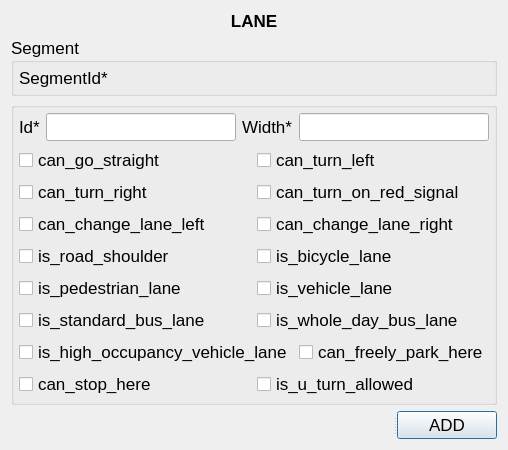
<?xml version="1.0" encoding="UTF-8"?>
<ui version="4.0">
 <class>Lane</class>
 <widget class="QDialog" name="Lane">
  <property name="enabled">
   <bool>true</bool>
  </property>
  <property name="geometry">
   <rect>
    <x>0</x>
    <y>0</y>
    <width>507</width>
    <height>436</height>
   </rect>
  </property>
  <property name="font">
   <font>
    <family>Tahoma</family>
    <pointsize>13</pointsize>
   </font>
  </property>
  <property name="contextMenuPolicy">
   <enum>Qt::DefaultContextMenu</enum>
  </property>
  <property name="windowTitle">
   <string notr="true">iSimGis Converter</string>
  </property>
  <property name="windowOpacity">
   <double>4.000000000000000</double>
  </property>
  <property name="toolTip">
   <string notr="true"/>
  </property>
  <property name="statusTip">
   <string notr="true"/>
  </property>
  <property name="sizeGripEnabled">
   <bool>false</bool>
  </property>
  <layout class="QGridLayout" name="gridLayout_3">
   <item row="0" column="0">
    <layout class="QVBoxLayout" name="verticalLayout">
     <item>
      <widget class="QLabel" name="titleLabel">
       <property name="font">
        <font>
         <pointsize>13</pointsize>
         <weight>75</weight>
         <bold>true</bold>
        </font>
       </property>
       <property name="text">
        <string>LANE</string>
       </property>
       <property name="alignment">
        <set>Qt::AlignCenter</set>
       </property>
      </widget>
     </item>
     <item>
      <widget class="QGroupBox" name="SegmentGroupBox">
       <property name="title">
        <string>Segment</string>
       </property>
       <layout class="QGridLayout" name="gridLayout">
        <property name="leftMargin">
         <number>5</number>
        </property>
        <property name="topMargin">
         <number>5</number>
        </property>
        <property name="rightMargin">
         <number>5</number>
        </property>
        <property name="bottomMargin">
         <number>5</number>
        </property>
        <item row="0" column="0">
         <widget class="QLabel" name="segmentIdLabel">
          <property name="maximumSize">
           <size>
            <width>100</width>
            <height>100</height>
           </size>
          </property>
          <property name="text">
           <string>SegmentId*</string>
          </property>
         </widget>
        </item>
        <item row="0" column="1">
         <widget class="QLabel" name="segmentId">
          <property name="text">
           <string/>
          </property>
         </widget>
        </item>
       </layout>
      </widget>
     </item>
     <item>
      <widget class="QGroupBox" name="attributeGroup">
       <property name="title">
        <string/>
       </property>
       <layout class="QGridLayout" name="gridLayout_2">
        <property name="leftMargin">
         <number>5</number>
        </property>
        <property name="topMargin">
         <number>5</number>
        </property>
        <property name="rightMargin">
         <number>5</number>
        </property>
        <property name="bottomMargin">
         <number>5</number>
        </property>
        <item row="0" column="0">
         <layout class="QHBoxLayout" name="horizontalLayout">
          <item>
           <widget class="QLabel" name="idLabel">
            <property name="text">
             <string>Id*</string>
            </property>
           </widget>
          </item>
          <item>
           <widget class="QLineEdit" name="id"/>
          </item>
          <item>
           <widget class="QLabel" name="widthLabel">
            <property name="text">
             <string>Width*</string>
            </property>
           </widget>
          </item>
          <item>
           <widget class="QLineEdit" name="width"/>
          </item>
         </layout>
        </item>
        <item row="1" column="0">
         <layout class="QHBoxLayout" name="horizontalLayout_2">
          <item>
           <widget class="QCheckBox" name="can_go_straight">
            <property name="text">
             <string>can_go_straight</string>
            </property>
           </widget>
          </item>
          <item>
           <widget class="QCheckBox" name="can_turn_left">
            <property name="text">
             <string>can_turn_left</string>
            </property>
           </widget>
          </item>
         </layout>
        </item>
        <item row="2" column="0">
         <layout class="QHBoxLayout" name="horizontalLayout_3">
          <item>
           <widget class="QCheckBox" name="can_turn_right">
            <property name="text">
             <string>can_turn_right</string>
            </property>
           </widget>
          </item>
          <item>
           <widget class="QCheckBox" name="can_turn_on_red_signal">
            <property name="text">
             <string>can_turn_on_red_signal</string>
            </property>
           </widget>
          </item>
         </layout>
        </item>
        <item row="3" column="0">
         <layout class="QHBoxLayout" name="horizontalLayout_4">
          <item>
           <widget class="QCheckBox" name="can_change_lane_left">
            <property name="text">
             <string>can_change_lane_left</string>
            </property>
           </widget>
          </item>
          <item>
           <widget class="QCheckBox" name="can_change_lane_right">
            <property name="text">
             <string>can_change_lane_right</string>
            </property>
           </widget>
          </item>
         </layout>
        </item>
        <item row="4" column="0">
         <layout class="QHBoxLayout" name="horizontalLayout_5">
          <item>
           <widget class="QCheckBox" name="is_road_shoulder">
            <property name="text">
             <string>is_road_shoulder</string>
            </property>
           </widget>
          </item>
          <item>
           <widget class="QCheckBox" name="is_bicycle_lane">
            <property name="text">
             <string>is_bicycle_lane</string>
            </property>
           </widget>
          </item>
         </layout>
        </item>
        <item row="5" column="0">
         <layout class="QHBoxLayout" name="horizontalLayout_6">
          <item>
           <widget class="QCheckBox" name="is_pedestrian_lane">
            <property name="text">
             <string>is_pedestrian_lane</string>
            </property>
           </widget>
          </item>
          <item>
           <widget class="QCheckBox" name="is_vehicle_lane">
            <property name="text">
             <string>is_vehicle_lane</string>
            </property>
           </widget>
          </item>
         </layout>
        </item>
        <item row="6" column="0">
         <layout class="QHBoxLayout" name="horizontalLayout_7">
          <item>
           <widget class="QCheckBox" name="is_standard_bus_lane">
            <property name="text">
             <string>is_standard_bus_lane</string>
            </property>
           </widget>
          </item>
          <item>
           <widget class="QCheckBox" name="is_whole_day_bus_lane">
            <property name="text">
             <string>is_whole_day_bus_lane</string>
            </property>
           </widget>
          </item>
         </layout>
        </item>
        <item row="7" column="0">
         <layout class="QHBoxLayout" name="horizontalLayout_8">
          <item>
           <widget class="QCheckBox" name="is_high_occupancy_vehicle_lane">
            <property name="text">
             <string>is_high_occupancy_vehicle_lane</string>
            </property>
           </widget>
          </item>
          <item>
           <widget class="QCheckBox" name="can_freely_park_here">
            <property name="text">
             <string>can_freely_park_here</string>
            </property>
           </widget>
          </item>
         </layout>
        </item>
        <item row="8" column="0">
         <layout class="QHBoxLayout" name="horizontalLayout_9">
          <item>
           <widget class="QCheckBox" name="can_stop_here">
            <property name="text">
             <string>can_stop_here</string>
            </property>
           </widget>
          </item>
          <item>
           <widget class="QCheckBox" name="is_u_turn_allowed">
            <property name="text">
             <string>is_u_turn_allowed</string>
            </property>
           </widget>
          </item>
         </layout>
        </item>
       </layout>
      </widget>
     </item>
     <item>
      <widget class="QSplitter" name="splitter">
       <property name="orientation">
        <enum>Qt::Horizontal</enum>
       </property>
       <widget class="QLabel" name="errorMessage">
        <property name="font">
         <font>
          <italic>true</italic>
         </font>
        </property>
        <property name="styleSheet">
         <string notr="true">color: rgb(255, 20, 27)</string>
        </property>
        <property name="text">
         <string/>
        </property>
       </widget>
       <widget class="QPushButton" name="actionButton">
        <property name="maximumSize">
         <size>
          <width>100</width>
          <height>100</height>
         </size>
        </property>
        <property name="text">
         <string>ADD</string>
        </property>
       </widget>
      </widget>
     </item>
    </layout>
   </item>
  </layout>
 </widget>
 <resources/>
 <connections/>
</ui>
